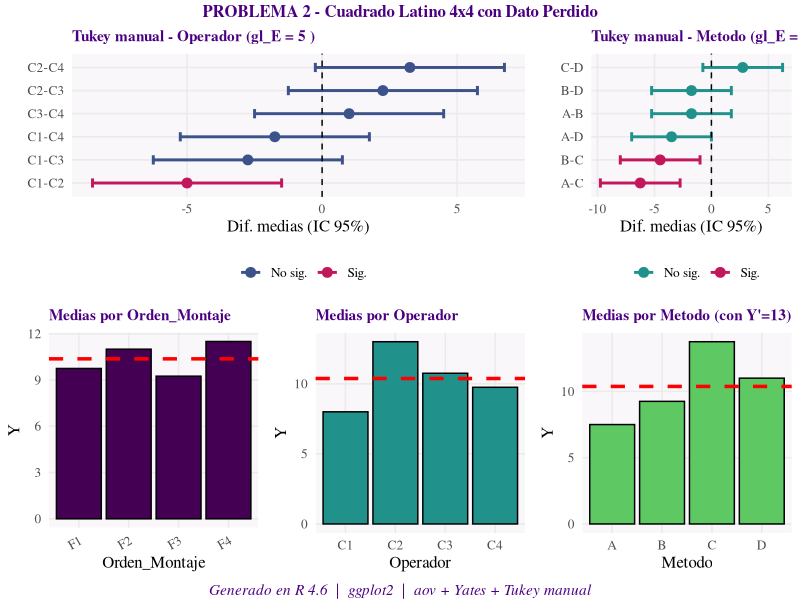
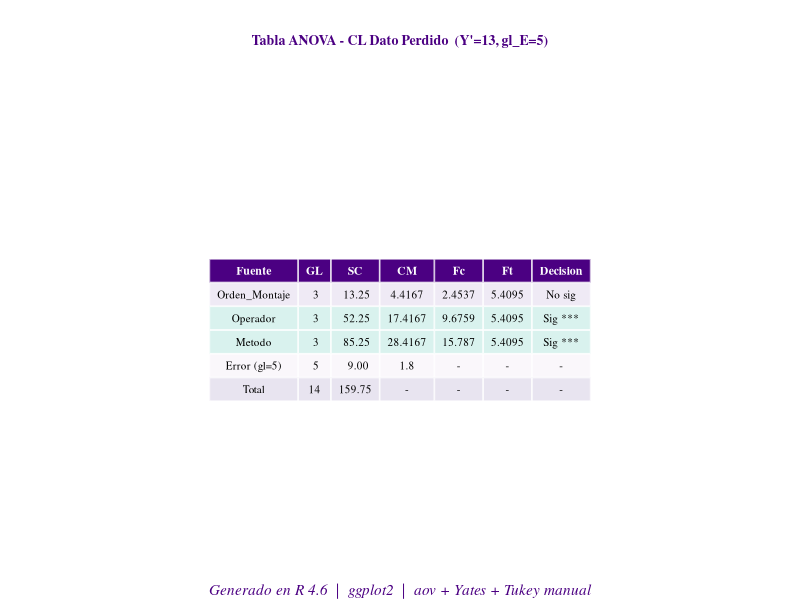

These figures' R source, in order:
# ============================================================
# PROBLEMA 2 - Cuadrado Latino 4x4 con Dato Perdido
# Diseno: Orden_Montaje x Operador x Metodo
# ============================================================
library(ggplot2); library(dplyr); library(gridExtra)

# ============================================================
# DATOS
# ============================================================
TITULO      <- "PROBLEMA 2 - Cuadrado Latino 4x4 con Dato Perdido"
NOMBRE_FIL  <- "Orden_Montaje"
NOMBRE_COL  <- "Operador"
NOMBRE_TRAT <- "Metodo"
RESPUESTA   <- "Y"

p <- 4

# Cuadrado latino:  fila 3 col 3 = tratamiento C = NA
cuadrado <- matrix(c(
  "C","D","A","B",
  "B","C","D","A",
  "A","B","C","D",
  "D","A","B","C"
), nrow=p, byrow=TRUE)

# Observaciones (NA = dato perdido, fila 3 col 3)
y_mat <- matrix(c(
  10, 14,  7,  8,
   7, 18, 11,  8,
   5, 10, NA,  9,
  10, 10, 12, 14
), nrow=p, byrow=TRUE)

# ============================================================
# Construir data frame
# ============================================================
N_orig    <- p * p
filas_idx <- paste0("F", 1:p)
cols_idx  <- paste0("C", 1:p)

fila_v <- rep(filas_idx, each=p)
col_v  <- rep(cols_idx,  times=p)
trat_v <- as.vector(t(cuadrado))
y_v    <- as.vector(t(y_mat))

df_full <- data.frame(
  Fila    = factor(fila_v, levels=filas_idx),
  Columna = factor(col_v,  levels=cols_idx),
  Trat    = factor(trat_v),
  Y       = y_v
)
names(df_full)[1:3] <- c(NOMBRE_FIL, NOMBRE_COL, NOMBRE_TRAT)

idx_na <- which(is.na(df_full$Y))
cat("Dato perdido: fila", as.character(df_full[idx_na, NOMBRE_FIL]),
    "| col", as.character(df_full[idx_na, NOMBRE_COL]),
    "| trat", as.character(df_full[idx_na, NOMBRE_TRAT]), "\n")

# ============================================================
# FORMULA DE YATES  (CORRECTA): Y' = (p*(R+C+T) - 2*G) / ((p-1)*(p-2))
# ============================================================
df_sin <- df_full[!is.na(df_full$Y), ]
G      <- sum(df_sin$Y)
fila_p <- as.character(df_full[idx_na, NOMBRE_FIL])
col_p  <- as.character(df_full[idx_na, NOMBRE_COL])
trat_p <- as.character(df_full[idx_na, NOMBRE_TRAT])

R   <- sum(df_sin$Y[df_sin[[NOMBRE_FIL]]  == fila_p])
C   <- sum(df_sin$Y[df_sin[[NOMBRE_COL]]  == col_p])
T_t <- sum(df_sin$Y[df_sin[[NOMBRE_TRAT]] == trat_p])

Y_prima <- (p*(R + C + T_t) - 2*G) / ((p-1)*(p-2))
cat(sprintf("G=%.2f  R(fila3)=%.2f  C(col3)=%.2f  T(Metodo C)=%.2f\n", G, R, C, T_t))
cat(sprintf("Dato estimado Y' = (4*(%.0f+%.0f+%.0f) - 2*%.0f) / (3*2) = %.4f\n",
    R, C, T_t, G, Y_prima))

df_full$Y[idx_na] <- Y_prima
df <- df_full

# ============================================================
# ANOVA con dato estimado — gl_Error = (p-1)*(p-2) - 1 = 5
# ============================================================
formula_m <- as.formula(paste("Y ~", NOMBRE_FIL, "+", NOMBRE_COL, "+", NOMBRE_TRAT))
modelo    <- aov(formula_m, data=df)
resumen   <- summary(modelo)[[1]]

sc_F <- resumen[1,"Sum Sq"]; sc_C <- resumen[2,"Sum Sq"]
sc_T <- resumen[3,"Sum Sq"]; sc_E <- resumen[4,"Sum Sq"]

gl_F <- p-1; gl_C <- p-1; gl_T <- p-1
gl_E <- (p-1)*(p-2) - 1    # = 5
cm_E <- sc_E / gl_E

alpha <- 0.05
ft_F  <- qf(1-alpha, gl_F, gl_E)
ft_C  <- qf(1-alpha, gl_C, gl_E)
ft_T  <- qf(1-alpha, gl_T, gl_E)
Fc_F  <- (sc_F/gl_F) / cm_E
Fc_C  <- (sc_C/gl_C) / cm_E
Fc_T  <- (sc_T/gl_T) / cm_E
sc_Tot <- sc_F + sc_C + sc_T + sc_E

cat(strrep("=",70), "\n")
cat("TABLA ANOVA AJUSTADA -", TITULO, "\n")
cat(strrep("=",70), "\n")
cat(sprintf("(gl_Error ajustado = %d, por dato estimado Y'=%.4f)\n\n", gl_E, Y_prima))
cat(sprintf("%-20s  GL=%d  SC=%.4f  CM=%.4f  Fc=%.4f  Ft=%.4f  %s\n",
    NOMBRE_FIL, gl_F, sc_F, sc_F/gl_F, Fc_F, ft_F, ifelse(Fc_F>ft_F,"SIGNIFICATIVO ***","no significativo")))
cat(sprintf("%-20s  GL=%d  SC=%.4f  CM=%.4f  Fc=%.4f  Ft=%.4f  %s\n",
    NOMBRE_COL, gl_C, sc_C, sc_C/gl_C, Fc_C, ft_C, ifelse(Fc_C>ft_C,"SIGNIFICATIVO ***","no significativo")))
cat(sprintf("%-20s  GL=%d  SC=%.4f  CM=%.4f  Fc=%.4f  Ft=%.4f  %s\n",
    NOMBRE_TRAT,gl_T, sc_T, sc_T/gl_T, Fc_T, ft_T, ifelse(Fc_T>ft_T,"SIGNIFICATIVO ***","no significativo")))
cat(sprintf("%-20s  GL=%d  SC=%.4f  CM=%.4f\n", "Error", gl_E, sc_E, cm_E))
cat(sprintf("%-20s  GL=%d  SC=%.4f\n", "Total", N_orig-2, sc_Tot))

# ============================================================
# PRUEBA DE TUKEY (Operador y Metodo son significativos)
# ============================================================
cat("\n--- TukeyHSD R:", NOMBRE_COL, "(nota: R usa gl_E=6 del aov, no el ajustado 5) ---\n")
tukey_C <- TukeyHSD(modelo, NOMBRE_COL); print(tukey_C)

cat("\n--- TukeyHSD R:", NOMBRE_TRAT, "(nota: R usa gl_E=6 del aov, no el ajustado 5) ---\n")
tukey_T <- TukeyHSD(modelo, NOMBRE_TRAT); print(tukey_T)

# ============================================================
# TUKEY MANUAL CORRECTO (usa cm_E=1.8, gl_E=5, ajustados)
# T_alpha = q(alpha, k, gl_E) * sqrt(CM_E / n)
# ============================================================
n_grupo <- p   # p=4 observaciones por nivel
k <- p         # k=4 niveles

q_crit   <- qtukey(1-alpha, k, gl_E)
T_alpha  <- q_crit * sqrt(cm_E / n_grupo)
cat(sprintf("\n%s\nTUKEY MANUAL CORRECTO (CM_E=%.4f, gl_E=%d)\n", strrep("=",65), cm_E, gl_E))
cat(sprintf("q(0.05,%d,%d) = %.4f   T_alpha = %.4f\n", k, gl_E, q_crit, T_alpha))

# Operador (columnas)
medias_C_vec <- sort(tapply(df$Y, df[[NOMBRE_COL]], mean), decreasing=TRUE)
cat(sprintf("\n--- %s:\n", NOMBRE_COL))
nivs_C <- names(medias_C_vec)
for (i in 1:(length(nivs_C)-1)) {
  for (j in (i+1):length(nivs_C)) {
    dif <- abs(medias_C_vec[i] - medias_C_vec[j])
    sig <- ifelse(dif > T_alpha, "SIGNIFICATIVO *", "no significativo")
    cat(sprintf("  %s vs %s: |%.4f - %.4f| = %.4f  %s T_alpha=%.4f -> %s\n",
        nivs_C[i], nivs_C[j], medias_C_vec[i], medias_C_vec[j],
        dif, ifelse(dif>T_alpha,">","<"), T_alpha, sig))
  }
}

# Metodo (tratamiento)
medias_T_vec <- sort(tapply(df$Y, df[[NOMBRE_TRAT]], mean), decreasing=TRUE)
cat(sprintf("\n--- %s:\n", NOMBRE_TRAT))
nivs_T <- names(medias_T_vec)
for (i in 1:(length(nivs_T)-1)) {
  for (j in (i+1):length(nivs_T)) {
    dif <- abs(medias_T_vec[i] - medias_T_vec[j])
    sig <- ifelse(dif > T_alpha, "SIGNIFICATIVO *", "no significativo")
    cat(sprintf("  %s vs %s: |%.4f - %.4f| = %.4f  %s T_alpha=%.4f -> %s\n",
        nivs_T[i], nivs_T[j], medias_T_vec[i], medias_T_vec[j],
        dif, ifelse(dif>T_alpha,">","<"), T_alpha, sig))
  }
}

# ============================================================
# GRAFICAS  (ESTILO DISTINTIVO DE R: serif + viridis + sello)
# ============================================================
theme_R <- theme_minimal(base_family = "serif", base_size = 12) +
  theme(plot.title       = element_text(face = "bold", color = "#4b0082"),
        panel.background = element_rect(fill = "#faf7fb", color = NA),
        panel.grid.minor = element_blank(),
        legend.position  = "bottom")
PALETA_R <- c("#440154","#3b528b","#21918c","#5ec962")
ACCENT_R <- "#4b0082"
SELLO_R  <- "Generado en R 4.6  |  ggplot2  |  aov + Yates + Tukey manual"
mg <- mean(df$Y)

df_pF <- data.frame(Niv=levels(df[[NOMBRE_FIL]]),  Med=tapply(df$Y,df[[NOMBRE_FIL]],mean))
df_pC <- data.frame(Niv=levels(df[[NOMBRE_COL]]),  Med=tapply(df$Y,df[[NOMBRE_COL]],mean))
df_pT <- data.frame(Niv=levels(df[[NOMBRE_TRAT]]), Med=tapply(df$Y,df[[NOMBRE_TRAT]],mean))

# Grafica barras filas
p1 <- ggplot(df_pF,aes(x=Niv,y=Med))+geom_bar(stat="identity",fill=PALETA_R[1],color="black")+
  geom_hline(yintercept=mg,color="red",linetype="dashed",linewidth=1.2)+
  labs(title=paste("Medias por",NOMBRE_FIL),x=NOMBRE_FIL,y=RESPUESTA)+theme_R+
  theme(plot.title=element_text(size=11),
        axis.text.x=element_text(angle=30,hjust=1))

# Grafica barras Operador (columnas)
p2 <- ggplot(df_pC,aes(x=Niv,y=Med))+geom_bar(stat="identity",fill=PALETA_R[3],color="black")+
  geom_hline(yintercept=mg,color="red",linetype="dashed",linewidth=1.2)+
  labs(title=paste("Medias por",NOMBRE_COL),x=NOMBRE_COL,y=RESPUESTA)+theme_R+
  theme(plot.title=element_text(size=11))

# Grafica barras Metodo (tratamiento)
p3 <- ggplot(df_pT,aes(x=Niv,y=Med))+geom_bar(stat="identity",fill=PALETA_R[4],color="black")+
  geom_hline(yintercept=mg,color="red",linetype="dashed",linewidth=1.2)+
  labs(title=paste("Medias por",NOMBRE_TRAT,"(con Y'=13)"),x=NOMBRE_TRAT,y=RESPUESTA)+theme_R+
  theme(plot.title=element_text(size=11))

# Helper Tukey manual (gl_E ajustado = 5) -> el grafico coincide con la consola
make_tukey_comps <- function(factor_name) {
  T_a  <- qtukey(0.95, k, gl_E) * sqrt(cm_E / n_grupo)
  meds <- tapply(df$Y, df[[factor_name]], mean)
  nv   <- names(meds)
  out  <- data.frame(Comp=character(), diff=numeric(), lwr=numeric(), upr=numeric(), Sig=logical(), stringsAsFactors=FALSE)
  for (i in 1:(length(nv)-1)) for (j in (i+1):length(nv)) {
    d <- meds[nv[i]] - meds[nv[j]]
    out <- rbind(out, data.frame(Comp=paste0(nv[i],"-",nv[j]), diff=d, lwr=d-T_a, upr=d+T_a, Sig=abs(d)>T_a, stringsAsFactors=FALSE))
  }
  out
}

# Tukey Operador (manual, gl_E=5)
comps_C <- make_tukey_comps(NOMBRE_COL)
p4 <- ggplot(comps_C,aes(y=reorder(Comp,diff),x=diff))+
  geom_errorbarh(aes(xmin=lwr,xmax=upr,color=Sig),height=0.4,linewidth=1)+
  geom_point(aes(color=Sig),size=3)+geom_vline(xintercept=0,linetype="dashed")+
  scale_color_manual(values=c("TRUE"="#c2185b","FALSE"="#3b528b"),
                     labels=c("TRUE"="Sig.","FALSE"="No sig."),name="")+
  labs(title=paste("Tukey manual -",NOMBRE_COL,"(gl_E =",gl_E,")"),x="Dif. medias (IC 95%)",y="")+
  theme_R+theme(plot.title=element_text(size=11))

# Tukey Metodo (manual, gl_E=5)
comps_T <- make_tukey_comps(NOMBRE_TRAT)
p5 <- ggplot(comps_T,aes(y=reorder(Comp,diff),x=diff))+
  geom_errorbarh(aes(xmin=lwr,xmax=upr,color=Sig),height=0.4,linewidth=1)+
  geom_point(aes(color=Sig),size=3)+geom_vline(xintercept=0,linetype="dashed")+
  scale_color_manual(values=c("TRUE"="#c2185b","FALSE"="#21918c"),
                     labels=c("TRUE"="Sig.","FALSE"="No sig."),name="")+
  labs(title=paste("Tukey manual -",NOMBRE_TRAT,"(gl_E =",gl_E,")"),x="Dif. medias (IC 95%)",y="")+
  theme_R+theme(plot.title=element_text(size=11))

# Tabla ANOVA ajustada (grob)
tbl_df <- data.frame(
  "Fuente"   = c(NOMBRE_FIL, NOMBRE_COL, NOMBRE_TRAT, paste0("Error (gl=",gl_E,")"), "Total"),
  "GL"       = c(gl_F, gl_C, gl_T, gl_E, N_orig-2),
  "SC"       = round(c(sc_F,sc_C,sc_T,sc_E,sc_Tot),4),
  "CM"       = c(round(sc_F/gl_F,4),round(sc_C/gl_C,4),round(sc_T/gl_T,4),round(cm_E,4),"-"),
  "Fc"       = c(round(Fc_F,4),round(Fc_C,4),round(Fc_T,4),"-","-"),
  "Ft"       = c(round(ft_F,4),round(ft_C,4),round(ft_T,4),"-","-"),
  "Decision" = c(ifelse(Fc_F>ft_F,"Sig ***","No sig"),ifelse(Fc_C>ft_C,"Sig ***","No sig"),
                 ifelse(Fc_T>ft_T,"Sig ***","No sig"),"-","-"),
  check.names=FALSE, stringsAsFactors=FALSE)

tema <- gridExtra::ttheme_default(
  core   =list(bg_params=list(fill=c("#efeaf5","#d9f2ee","#d9f2ee","#faf7fb","#e8e4f0")),
               fg_params=list(fontsize=8, fontfamily="serif")),
  colhead=list(bg_params=list(fill="#4b0082"),fg_params=list(col="white",fontsize=8.5,fontface="bold",fontfamily="serif")))
p_tbl <- gridExtra::arrangeGrob(
  grid::textGrob(paste0("Tabla ANOVA - CL Dato Perdido  (Y'=",round(Y_prima,4),
                        ", gl_E=",gl_E,")"),
                 gp=grid::gpar(fontsize=10,fontface="bold",fontfamily="serif",col="#4b0082")),
  gridExtra::tableGrob(tbl_df,rows=NULL,theme=tema), ncol=1, heights=c(0.16,1))

# Rutas de salida (misma carpeta del script, sea cual sea la forma de ejecucion)
get_script_dir <- function() {
  # 1) Rscript "ruta/archivo.R"  -> commandArgs trae --file=
  args <- commandArgs(trailingOnly = FALSE)
  m <- grep("^--file=", args)
  if (length(m) > 0) return(dirname(normalizePath(sub("^--file=", "", args[m]))))
  # 2) source("ruta/archivo.R")  -> boton "Run Source" de VSCode / RStudio
  for (i in sys.nframe():1) {
    of <- sys.frame(i)$ofile
    if (!is.null(of)) return(dirname(normalizePath(of)))
  }
  # 3) RStudio con documento abierto
  if (requireNamespace("rstudioapi", quietly = TRUE) && rstudioapi::isAvailable()) {
    pth <- rstudioapi::getSourceEditorContext()$path
    if (!is.null(pth) && nzchar(pth)) return(dirname(normalizePath(pth)))
  }
  # 4) ultimo recurso: carpeta de trabajo
  getwd()
}
base_dir <- get_script_dir()
ruta   <- file.path(base_dir, "r_1.png")
ruta_t <- file.path(base_dir, "r_2.png")

# PNG 1: graficas + tukey (paneles reordenados: Tukey arriba, distinto de Python)
titulo_g <- grid::textGrob(TITULO, gp=grid::gpar(fontsize=12, fontface="bold",
                                                 fontfamily="serif", col="#4b0082"))
sello_g  <- grid::textGrob(SELLO_R, gp=grid::gpar(fontsize=11, fontface="italic",
                                                  fontfamily="serif", col=ACCENT_R))
lay <- rbind(c(4,4,5), c(1,2,3))
png(ruta, width=1600, height=1100, res=130)
print(grid.arrange(p1,p2,p3,p4,p5, layout_matrix=lay, top=titulo_g, bottom=sello_g))
dev.off()
cat("\nGrafica guardada:", ruta, "\n")

# PNG 2: tabla ANOVA
png(ruta_t, width=1200, height=440, res=130)
print(grid.arrange(p_tbl, bottom=sello_g))
dev.off()
cat("Tabla  guardada:", ruta_t, "\n")
